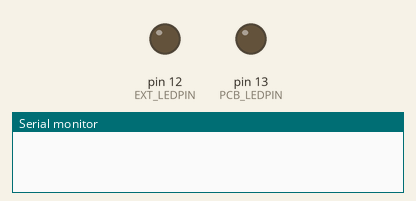
This sketch was run on a simulated Arduino Uno, built with avr-gcc and run on an emulated ATmega328P. Shown: output pins drawn as LEDs (lit = HIGH), the last lines printed to the serial monitor. The modem accepts every AT command (registered, SIM ready, sends succeed) and sends nothing else.

Above: at 0.1 s.
At 9.1 s:
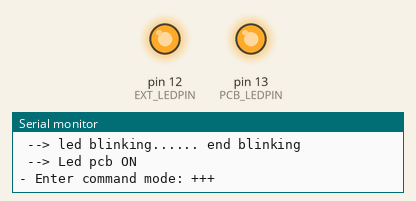
Timing chart, 0 to 20.5 s (numbered marks = the images above):
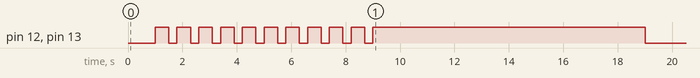

The sketch:

LoRaMote_lightsensor_led_Stalker_DemoLorakit_V1.0_Debug.ino
```cpp
// (licence header left out)
/****************************************************************/
//  Software code for Grove - Ligth Sensor V1.1
//  on Seeeduino Stalker v2.3
/****************************************************************/

/*
 The Debug monitor (default hardware serial:
 * RX is digital pin 30 (connect to TXD of Sparkfun J2.TXD)
 * TX is digital pin 31 (connect to RXD of Sparkfun J2.RXD)
 *
 The shield ATIM (software serial):
 * RX is PD6 digital pin 10 (connect to TX of xbee device pin 2)
 * TX is PD7 digital pin 11 (connect to RX of xbee device pin 3)
 *
 The sensor:
 * Groove Connector I2C SCL, SDA, 5v, GND
 * pins SCL & SDA connect to analog 5 and 6
 * sensor 1.2 groove temp 1.2 use only Data -> SCL, 5v -> 5 v, GND -> gnd
*/
/***************************************************************/
/* created 12 december 2015
 *  by TAns Orange Labs (City)
 *   last modified 18 march 2016 TAns Orange Labs (City)
 */

#include <math.h>
#include <SoftwareSerial.h>

// set up a new serial object
const byte RXPIN = 6;   // aT.328.Rx pin 10   PD6
const byte TXPIN = 7;   //  at 328.Tx pin 11   PD7
SoftwareSerial mySerial(RXPIN, TXPIN);

String str_dummy, str_firmwareVer;

int i_cmp = 0;
byte by_CdeLed = 0;
byte by_extLedState = 0;
byte by_pcbLedState = 0;
unsigned long ul_delay_loop = 180000;   // ERC7003 868 MHz 1% duty cycle
unsigned long ul_default_delay = 180000;
unsigned long ul_RealNumber;    // conversion float to bin

long l_milli = 0;
float f_Rsensor;    //Resistance of sensor in K

const byte by_ON = 1;
const byte by_OFF = 0;
const byte by_IDL = 2;

// **************** const temp / light *************************
const int PIN_LIGHTSENSOR = A5;  // Grove - Temperature Sensor connect to A5
const int PCB_LEDPIN=13;         //Connect the PCB LED L0 to Pin13, Digital 13
const int EXT_LEDPIN=12;        //Connect the external Green LED to Pin 12, Digital 12
const int THRESHOLDVALUE=10;    //The threshold for which the LED should turn on.

// **************** initialisation *****************************
void setup()
{
  Serial.println("**************** DEMO STARTER KIT sensorlight + LED ***********************.\n ");

  // *********** init Debug and Bee baud rate ***********************************
  initXbeeDebugSerials(19200, 19200);  // debug baud rate & xbee baud rate = 19200 on Atmega side

  // *********** init digital pins **********************************************
  pinMode(PCB_LEDPIN,OUTPUT);      //Set the LED on Digital 12 as an OUTPUT
  pinMode(EXT_LEDPIN,OUTPUT);     //Set the External Led on Digital 13 as an OUTPUT

  Serial.println("- Check LEDs Blinking on Stalker...\n");
  led_blinking(PCB_LEDPIN, EXT_LEDPIN, 10);  // blinking for ten seconds
  i_cmp = 0;

  led_On_Off(PCB_LEDPIN, by_ON, EXT_LEDPIN, by_ON); // Leds ON along with command mode

  // set ATO & ATM Parameters for Nano N8
  initXbeeNanoN8();

  led_On_Off(PCB_LEDPIN, by_OFF, EXT_LEDPIN, by_OFF); // Leds Off after command mode

  Serial.print("\n");
  Serial.print("*************** Module version (DevEUI): ********************************* ");
  Serial.println(str_firmwareVer);     // Send firmwareVer
  Serial.print("\n");
  Serial.println("*************** Sensor Light Value & Led Activity on Stalker: ************\n");
  delay(3000);

}

void loop()
{
  /****************Up Link data ****************************************/

   /****** light sensor measures **************************************/
    int sensorValue = analogRead(PIN_LIGHTSENSOR); //read light from sensor
    float Rsensor = RsensorCalc(sensorValue);

   /***************send light ***************/
    sendLightSensorValuetoNanoN8(sensorValue);
    delay(1000);
   /***************send light ***************/
    printLightSensorValue(sensorValue, Rsensor);

   /********* Down Link get serial data  *****************************/
    l_milli = millis();
    while (mySerial.available () == 0) {
     if((millis()-l_milli) > 2100) break;
    }
    while (mySerial.available () > 0) {
      // read the down link serial Data:
      by_CdeLed = mySerial.read();
      Serial.println("");
      Serial.print("--> Cde Led received = ");
      Serial.print(by_CdeLed);
      switch (by_CdeLed) {
         case 0: led_On_Off(PCB_LEDPIN, by_OFF, EXT_LEDPIN, by_IDL);
                 break;
         case 1: led_On_Off(PCB_LEDPIN, by_ON, EXT_LEDPIN, by_IDL);
                 break;
         case 2: led_blinking(PCB_LEDPIN, EXT_LEDPIN, 30);  // both leds blink for 30 sec
                 break;
      }
    }
    delay(ul_delay_loop); //get and send datas every 180 sec (default).

 }   // end loop

/*************************** methods **********************************/

 void initXbeeDebugSerials(int xbee_rate, int debug_rate)
 {
  Serial.begin(debug_rate);        // the debug baud rate on Hardware Serial Atmega
  mySerial.begin(xbee_rate);       // the Bee baud rate on Software Serial Atmega
  delay(1000);
 }

 void initXbeeNanoN8()
 {
  // ************ Command Mode *****************
  // set ATO & ATM Parameters (Unconf frame, port com, encoding, rx payload only, Duty Cycle...)
  Serial.println("");Serial.println("- Enter command mode: +++");
  mySerial.print("+++");          // Enter command mode
  str_dummy = mySerial.readString();
  delay(1500);

  //Serial.println("Read module version (DevEUI) : ");
  mySerial.print("ATV\n");    // Return module version, DevEUI (LSB first), Stack version.
  str_firmwareVer = mySerial.readString();
  delay(1500);


  /***************** Rx ****************************************/
  Serial.println(" --> Xbee Serial rate 19200 ATM007=06: ");
  mySerial.print("ATM007=06\n");    // Baud rate 19200
  str_dummy = mySerial.readString();
  delay(1500);

  /***********************Quit COMMAND MODE ********************/
  Serial.println("");Serial.println("- Quit command mode: ATQ");
  mySerial.print("ATQ\n");        // Quit command mode
  str_dummy = mySerial.readString();
  delay(1500);

 }

void led_On_Off(int led1, byte by_cmdLed1, int led2, byte by_cmdLed2)
 {
  if (by_cmdLed1 == by_OFF) {
    digitalWrite(led1, LOW);   // pcb LED OFF
    by_pcbLedState = 0;
    Serial.println(" --> Led pcb OFF");
  }
  if (by_cmdLed1 == by_ON) {
    digitalWrite(led1, HIGH);   // pcb LED ON
    by_pcbLedState = 1;
    Serial.println(" --> Led pcb ON");
  }
  if (by_cmdLed2 == by_OFF) {
    digitalWrite(led2, LOW);   // external LED OFF
    by_extLedState = 0;
  }
  if (by_cmdLed2 == by_ON) {
    digitalWrite(led2, HIGH);   // external LED ON
    by_extLedState = 1;
  }
 }

void led_blinking(int led1, int led2, int sec)
 {
 Serial.print(" --> led blinking...");
 while (i_cmp < sec)
   {
   // blink on received cde
   digitalWrite(led1, HIGH);   // turn the pcb LED ON
   digitalWrite(led2, HIGH);   // external LED ON
   by_pcbLedState = 1;
   by_extLedState = 1;
      delay(500);
   digitalWrite(led1, LOW);    // turn the pcb LED OFF
   digitalWrite(led2, LOW);   // external LED OFF
   by_pcbLedState = 0;
   by_extLedState = 0;
      delay(300);              // wait for a second
   i_cmp++;
   }
   i_cmp = 0;
   //by_CdeLed = 0;
   Serial.println("... end blinking");
 }

 void sendLightSensorValuetoNanoN8(long l_value)
  {
    unsigned char *uc_adr;
    ul_RealNumber = l_value;

    uc_adr[0] = (ul_RealNumber >> 24) & 0xFF;
    uc_adr[1] = (ul_RealNumber >> 16) & 0xFF;
    uc_adr[2] = (ul_RealNumber >> 8) & 0xFF;
    uc_adr[3] = ul_RealNumber & 0xFF;

    if (ul_delay_loop == ul_default_delay)    // ERC7003 868 MHz 1% duty cycle frame
    {
        Serial.print("--> Send four bytes:  ");
        mySerial.write(by_pcbLedState);
        for (byte i = 0; i < 4; i++) //  new light value transmit to NANO-N8

             mySerial.write(uc_adr[i]);
    }
  }

 float RsensorCalc(int i_value)
  {
    float f_resistor=(float)(1023-i_value)*10/i_value;
    if(f_resistor>THRESHOLDVALUE)
    {
      digitalWrite(EXT_LEDPIN,HIGH);
      by_extLedState = 1;
    }
    else
    {
      digitalWrite(EXT_LEDPIN,LOW);
      by_extLedState = 0;
    }
    return f_resistor;
  }
 void printLightSensorValue(int i_value, float f_value)
  {
    Serial.print(" Light (sensorvalue) = ");
    Serial.print(i_value);
    Serial.print("  |  ");
    Serial.print("Rsensor = ");
    Serial.println(f_value);//show the light intensity on the serial monitor;
    delay(1000);
  }
```
